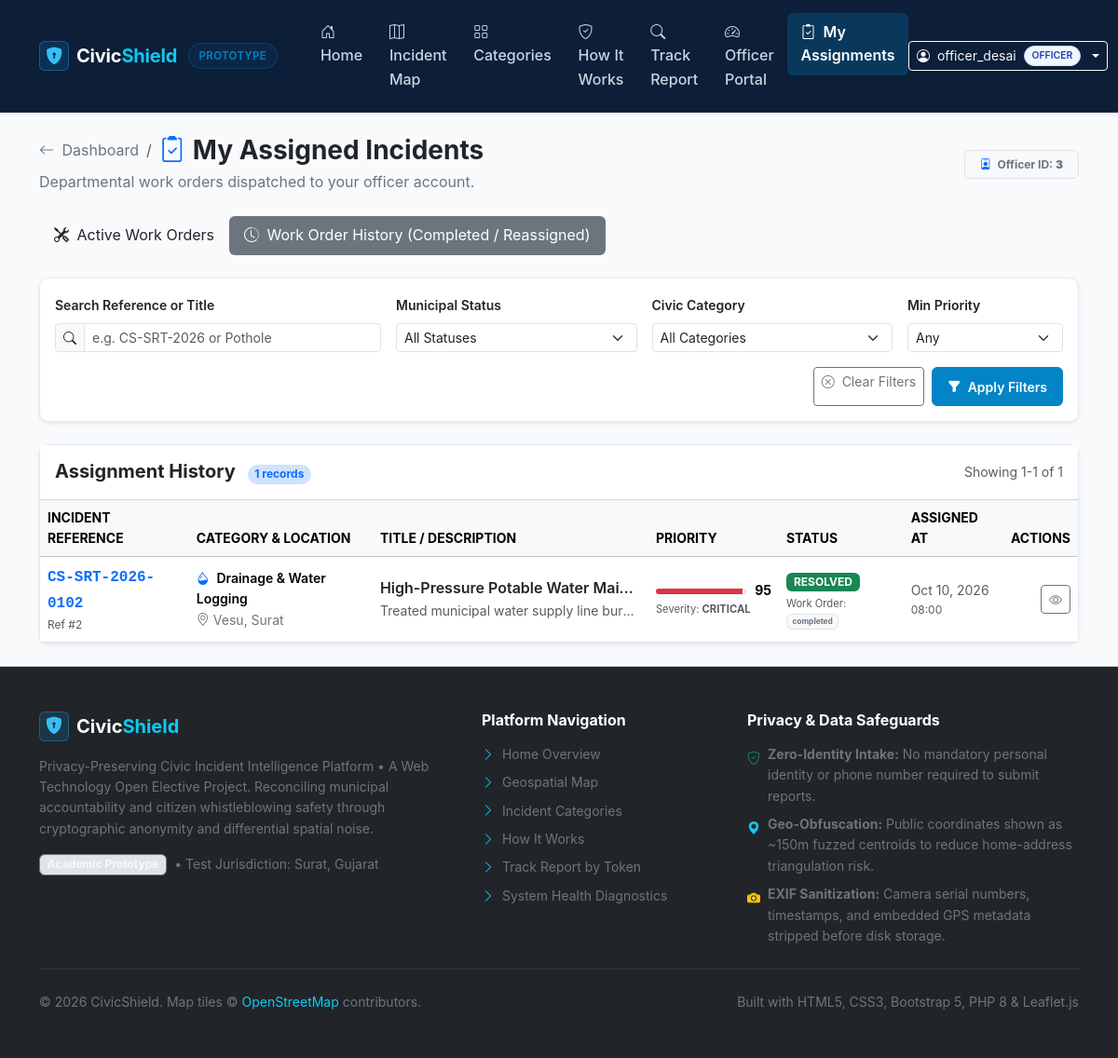
/officer/incidents.php?view=history (signed in), run on the app's committed database.
### tables this page shows
CREATE TABLE IF NOT EXISTS `incidents` (
    `id` BIGINT UNSIGNED AUTO_INCREMENT PRIMARY KEY,
    `incident_reference` VARCHAR(32) NOT NULL UNIQUE COMMENT 'Non-sequential human-readable reference, e.g. CS-SRT-2026-0101',
    `category_id` INT UNSIGNED NOT NULL,
    `title` VARCHAR(200) NOT NULL,
    `description` TEXT NOT NULL,
    `severity` ENUM('low', 'medium', 'high', 'critical') NOT NULL DEFAULT 'medium',
    `priority_score` INT NOT NULL DEFAULT 0 COMMENT 'Calculated priority score based on severity, report count & civic weight',
    `priority_breakdown` JSON NULL COMMENT 'Rule-based decision-support priority breakdown factors',
    `status` ENUM('reported', 'triaged', 'assigned', 'in_progress', 'resolution_submitted', 'resolved', 'closed', 'rejected') NOT NULL DEFAULT 'reported',
     
    `obfuscated_lat` DECIMAL(10, 8) NOT NULL COMMENT 'Centroid / differentially perturbed latitude for public map intelligence',
    `obfuscated_lng` DECIMAL(11, 8) NOT NULL COMMENT 'Centroid / differentially perturbed longitude for public map intelligence',
    `fuzz_radius_meters` INT UNSIGNED NOT NULL DEFAULT 150 COMMENT 'Gaussian noise radius applied to protect submitter location',
    `neighborhood` VARCHAR(150) NOT NULL COMMENT 'Ward / Locality name (e.g. Adajan, Vesu, Rander)',
    `city` VARCHAR(100) NOT NULL DEFAULT 'Surat',
    `reports_count` INT UNSIGNED NOT NULL DEFAULT 1 COMMENT 'Count of citizen reports linked to this consolidated issue',
    `created_at` TIMESTAMP DEFAULT CURRENT_TIMESTAMP,
    `updated_at` TIMESTAMP DEFAULT CURRENT_TIMESTAMP ON UPDATE CURRENT_TIMESTAMP,
    `resolved_at` TIMESTAMP NULL,
    `closed_at` TIMESTAMP NULL,
    INDEX `idx_incidents_status` (`status`),
    INDEX `idx_incidents_severity` (`severity`),
    INDEX `idx_incidents_category` (`category_id`),
    INDEX `idx_incidents_priority` (`priority_score`),
    INDEX `idx_incidents_obf_spatial` (`obfuscated_lat`, `obfuscated_lng`),
    INDEX `idx_incidents_created_at` (`created_at`),
    CONSTRAINT `fk_incidents_category` FOREIGN KEY (`category_id`) 
        REFERENCES `incident_categories` (`id`) ON DELETE RESTRICT ON UPDATE CASCADE
);

CREATE TABLE IF NOT EXISTS `incident_categories` (
    `id` INT UNSIGNED AUTO_INCREMENT PRIMARY KEY,
    `name` VARCHAR(100) NOT NULL,
    `slug` VARCHAR(100) NOT NULL UNIQUE,
    `description` TEXT NULL,
    `department_code` VARCHAR(50) NOT NULL COMMENT 'Identifies responsible municipal department',
    `default_severity` ENUM('low', 'medium', 'high', 'critical') NOT NULL DEFAULT 'medium',
    `resolution_sla_hours` INT UNSIGNED NOT NULL DEFAULT 72 COMMENT 'Standard target resolution time in hours',
    `icon` VARCHAR(50) NOT NULL DEFAULT 'bi-exclamation-triangle',
    `is_active` TINYINT(1) NOT NULL DEFAULT 1,
    `created_at` TIMESTAMP DEFAULT CURRENT_TIMESTAMP,
    `updated_at` TIMESTAMP DEFAULT CURRENT_TIMESTAMP ON UPDATE CURRENT_TIMESTAMP,
    INDEX `idx_categories_slug` (`slug`),
    INDEX `idx_categories_active` (`is_active`)
);

CREATE TABLE IF NOT EXISTS `incident_assignments` (
    `id` BIGINT UNSIGNED AUTO_INCREMENT PRIMARY KEY,
    `incident_id` BIGINT UNSIGNED NOT NULL,
    `officer_id` BIGINT UNSIGNED NOT NULL,
    `assigned_by_user_id` BIGINT UNSIGNED NOT NULL,
    `assignment_status` ENUM('assigned', 'acknowledged', 'in_progress', 'resolution_submitted', 'escalated', 'reassigned', 'completed', 'cancelled') NOT NULL DEFAULT 'assigned',
    `instructions` TEXT NULL,
    `assigned_at` TIMESTAMP DEFAULT CURRENT_TIMESTAMP,
    `acknowledged_at` TIMESTAMP NULL,
    `completed_at` TIMESTAMP NULL,
    `updated_at` TIMESTAMP DEFAULT CURRENT_TIMESTAMP ON UPDATE CURRENT_TIMESTAMP,
    INDEX `idx_assignments_incident` (`incident_id`),
    INDEX `idx_assignments_officer` (`officer_id`),
    INDEX `idx_assignments_status` (`assignment_status`),
    CONSTRAINT `fk_assignments_incident` FOREIGN KEY (`incident_id`) 
        REFERENCES `incidents` (`id`) ON DELETE CASCADE ON UPDATE CASCADE,
    CONSTRAINT `fk_assignments_officer` FOREIGN KEY (`officer_id`) 
        REFERENCES `users` (`id`) ON DELETE RESTRICT ON UPDATE CASCADE,
    CONSTRAINT `fk_assignments_admin` FOREIGN KEY (`assigned_by_user_id`) 
        REFERENCES `users` (`id`) ON DELETE RESTRICT ON UPDATE CASCADE
);

### officer/incidents.php (the view, shortened to what the rows shown need)
<?php
require_once dirname(__DIR__) . DIRECTORY_SEPARATOR . 'config' . DIRECTORY_SEPARATOR . 'app.php';
$pdo = Database::getConnection();
$officerId = (int)Session::getUserId();
$filterView        = ($_GET['view'] ?? 'active') === 'history' ? 'history' : 'active';
$filterStatus      = trim((string)($_GET['status'] ?? ''));
$filterCategory    = isset($_GET['category_id']) && is_numeric($_GET['category_id']) ? (int)$_GET['category_id'] : null;
$filterMinPriority = isset($_GET['min_priority']) && is_numeric($_GET['min_priority']) ? (int)$_GET['min_priority'] : null;
$filterSearch      = trim((string)($_GET['search'] ?? ''));
$page              = isset($_GET['page']) && is_numeric($_GET['page']) ? max(1, (int)$_GET['page']) : 1;
$perPage           = isset($_GET['per_page']) && is_numeric($_GET['per_page']) ? max(5, min(50, (int)$_GET['per_page'])) : 10;
$filters = [
    'view'         => $filterView,
    'status'       => $filterStatus !== '' ? $filterStatus : null,
    'category_id'  => $filterCategory,
    'min_priority' => $filterMinPriority,
    'search'       => $filterSearch !== '' ? $filterSearch : null,
];
$result = IncidentManager::getOfficerIncidents($officerId, $filters, $page, $perPage, $pdo);
$incidents = $result['incidents'];
require_once INCLUDES_PATH . DIRECTORY_SEPARATOR . 'header.php';
?>
<div class="container py-4">
    <div class="card cs-card shadow-sm">
        <div class="card-body p-0">
            <?php if (empty($incidents)): ?>
                <div class="p-5 text-center text-muted">
                    <i class="bi bi-inbox fs-1 d-block mb-2 text-secondary"></i>
                    <h5 class="fw-bold text-dark">No work orders match the current criteria</h5>
                    <p class="small text-secondary mb-3">
                        <?= $filterView === 'history'
                            ? 'You have no historical or completed assignments.'
                            : 'All current dispatches have been resolved or filter criteria returned zero results.' ?>
                    </p>
                    <a href="?view=<?= htmlspecialchars($filterView) ?>" class="btn btn-outline-secondary btn-sm">
                        <i class="bi bi-arrow-counterclockwise me-1"></i> Reset Filters
                    </a>
                </div>
            <?php else: ?>
                <div class="table-responsive">
                    <table class="table table-hover align-middle mb-0">
                        <thead class="table-light small text-uppercase">
                            <tr>
                                <th>Incident Reference</th>
                                <th>Category &amp; Location</th>
                                <th>Title / Description</th>
                                <th style="width: 140px;">Priority</th>
                                <th>Status</th>
                                <th>Assigned At</th>
                                <th class="text-end">Actions</th>
                            </tr>
                        </thead>
                        <tbody>
                            <?php foreach ($incidents as $inc): ?>
                                <?php
                                $statusBadgeClass = match ($inc['status']) {
                                    'assigned'    => 'bg-danger text-white',
                                    'in_progress' => 'bg-warning text-dark',
                                    'resolved'    => 'bg-success text-white',
                                    'closed'      => 'bg-secondary text-white',
                                    default       => 'bg-light text-dark border'
                                };
                                ?>
                                <tr>
                                    <td>
                                        <a href="<?= htmlspecialchars(BASE_URL) ?>/officer/incident_detail.php?id=<?= (int)$inc['id'] ?>"
                                           class="fw-bold text-decoration-none font-monospace text-primary">
                                            <?= htmlspecialchars($inc['incident_reference']) ?>
                                        </a>
                                        <div class="small text-muted" style="font-size:0.75rem;">
                                            Ref #<?= (int)$inc['id'] ?>
                                        </div>
                                    </td>
                                    <td>
                                        <div class="fw-semibold small">
                                            <i class="bi <?= htmlspecialchars($inc['category_icon'] ?? 'bi-tag') ?> text-primary me-1"></i>
                                            <?= htmlspecialchars($inc['category_name']) ?>
                                        </div>
                                        <div class="small text-secondary">
                                            <i class="bi bi-geo-alt me-1"></i><?= htmlspecialchars($inc['neighborhood']) ?>, Surat
                                        </div>
                                    </td>
                                    <td>
                                        <div class="fw-semibold text-dark text-truncate" style="max-width: 280px;" title="<?= htmlspecialchars($inc['title']) ?>">
                                            <?= htmlspecialchars($inc['title']) ?>
                                        </div>
                                        <div class="text-muted small text-truncate" style="max-width: 280px;" title="<?= htmlspecialchars($inc['description']) ?>">
                                            <?= htmlspecialchars($inc['description']) ?>
                                        </div>
                                    </td>
                                    <td>
                                        <div class="d-flex align-items-center gap-2">
                                            <div class="progress flex-grow-1" style="height: 6px;">
                                                <div class="progress-bar <?= (int)$inc['priority_score'] >= 80 ? 'bg-danger' : ((int)$inc['priority_score'] >= 60 ? 'bg-warning' : 'bg-info') ?>"
                                                     role="progressbar"
                                                     style="width: <?= min(100, (int)$inc['priority_score']) ?>%">
                                                </div>
                                            </div>
                                            <span class="small fw-bold"><?= (int)$inc['priority_score'] ?></span>
                                        </div>
                                        <div class="small text-muted" style="font-size:0.7rem;">
                                            Severity: <strong class="text-uppercase"><?= htmlspecialchars($inc['severity']) ?></strong>
                                        </div>
                                    </td>
                                    <td>
                                        <span class="badge <?= $statusBadgeClass ?> text-uppercase px-2 py-1" style="font-size:0.75rem;">
                                            <?= str_replace('_', ' ', htmlspecialchars($inc['status'])) ?>
                                        </span>
                                        <?php if (!empty($inc['assignment_status']) && $inc['assignment_status'] !== 'assigned'): ?>
                                            <div class="small text-muted mt-1" style="font-size:0.7rem;">
                                                Work Order: <span class="badge bg-light text-secondary border"><?= htmlspecialchars($inc['assignment_status']) ?></span>
                                            </div>
                                        <?php endif; ?>
                                    </td>
                                    <td class="small text-muted">
                                        <div><?= date('M d, Y', strtotime($inc['assigned_at'])) ?></div>
                                        <div style="font-size:0.75rem;"><?= date('H:i', strtotime($inc['assigned_at'])) ?></div>
                                    </td>
                                    <td class="text-end">
                                        <div class="btn-group btn-group-sm">
                                            <a href="<?= htmlspecialchars(BASE_URL) ?>/officer/incident_detail.php?id=<?= (int)$inc['id'] ?>"
                                               class="btn btn-outline-secondary" title="View Dossier">
                                                <i class="bi bi-eye"></i>
                                            </a>
                                        </div>
                                    </td>
                                </tr>
                            <?php endforeach; ?>
                        </tbody>
                    </table>
                </div>
            <?php endif; ?>
        </div>
    </div>
</div>
<?php require_once INCLUDES_PATH . DIRECTORY_SEPARATOR . 'footer.php'; ?>

### data on the page
incidents: incident_reference "CS-SRT-2026-0102", id "2", category.name "Drainage & Water Logging", neighborhood "Vesu", title "High-Pressure Potable Water Mai…", description "Treated municipal water supply line bur…", priority_score "95", severity "CRITICAL", status "RESOLVED", incident_assignments.assignment_status "completed", incident_assignments.assigned_at "Oct 10, 2026", incident_assignments.assigned_at "08:00"

### other printed values
$_SESSION['username'] "officer_desai"
$currentRole "OFFICER"
$officerId "3"
$pagination['total_records'] "1"
